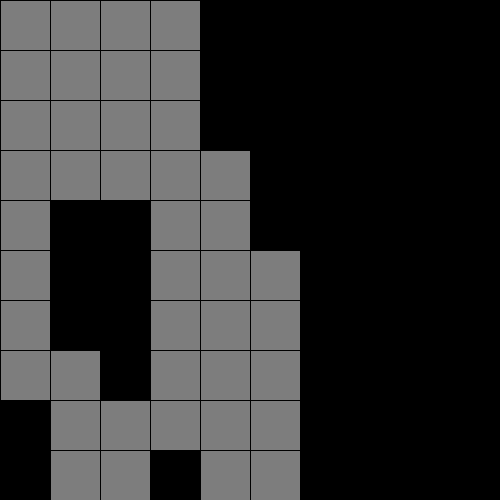
Frame 1 (no input)
Frame 60 (the mouse pressed at the canvas centre just before this capture): identical to frame 1, image omitted
Frame 120 (the mouse held since frame 60 and released just before this capture): identical to frame 1, image omitted

The Processing sketch that drew this single still picture (run headless with seeded random() and noise(); from frame 60 on, the mouse is pressed at the canvas centre):

// Processing sketch: week14_3_maze_generate_block
// ── week14_3_maze_generate_block.pde
//產生地圖maze的方法
int [][] maze = new int[10][10];
boolean [][] visited = new boolean[10][10];
boolean testVisible(int i, int j){
  if(i<0 || j<0 || i>=10 || j>=10) return true;
  return visited[i][j]; //false 要用它
}
void genMaze(int i, int j){
  if(i==9&&j==9) return;
  visited[i][j] = true;
  int unvisitedN = 0;
  if(testVisible(i+1, j)==false) unvisitedN++;
  if(testVisible(i-1, j)==false) unvisitedN++;
  if(testVisible(i, j+1)==false) unvisitedN++;
  if(testVisible(i, j-1)==false) unvisitedN++;
  int choose = int(random(unvisitedN));
  
  if(testVisible(i+1, j)==false) {if(choose==0) {genMaze(i+1,j); return;} choose--; }
  if(testVisible(i-1, j)==false) {if(choose==0) {genMaze(i-1,j); return;} choose--; }
  if(testVisible(i, j+1)==false) {if(choose==0) {genMaze(i,j+1); return;} choose--; }
  if(testVisible(i, j-1)==false) {if(choose==0) {genMaze(i,j-1); return;}choose--; }
  
}
void setup(){
  size(500,500);
  genMaze(0,0);
}
void draw(){
  for(int i=0; i<10; i++){
    for(int j=0; j<10; j++){
      if(visited[i][j]) fill(125);
      else fill(0);
      rect(j*50, i*50, 50, 50);
    }
  }
}
